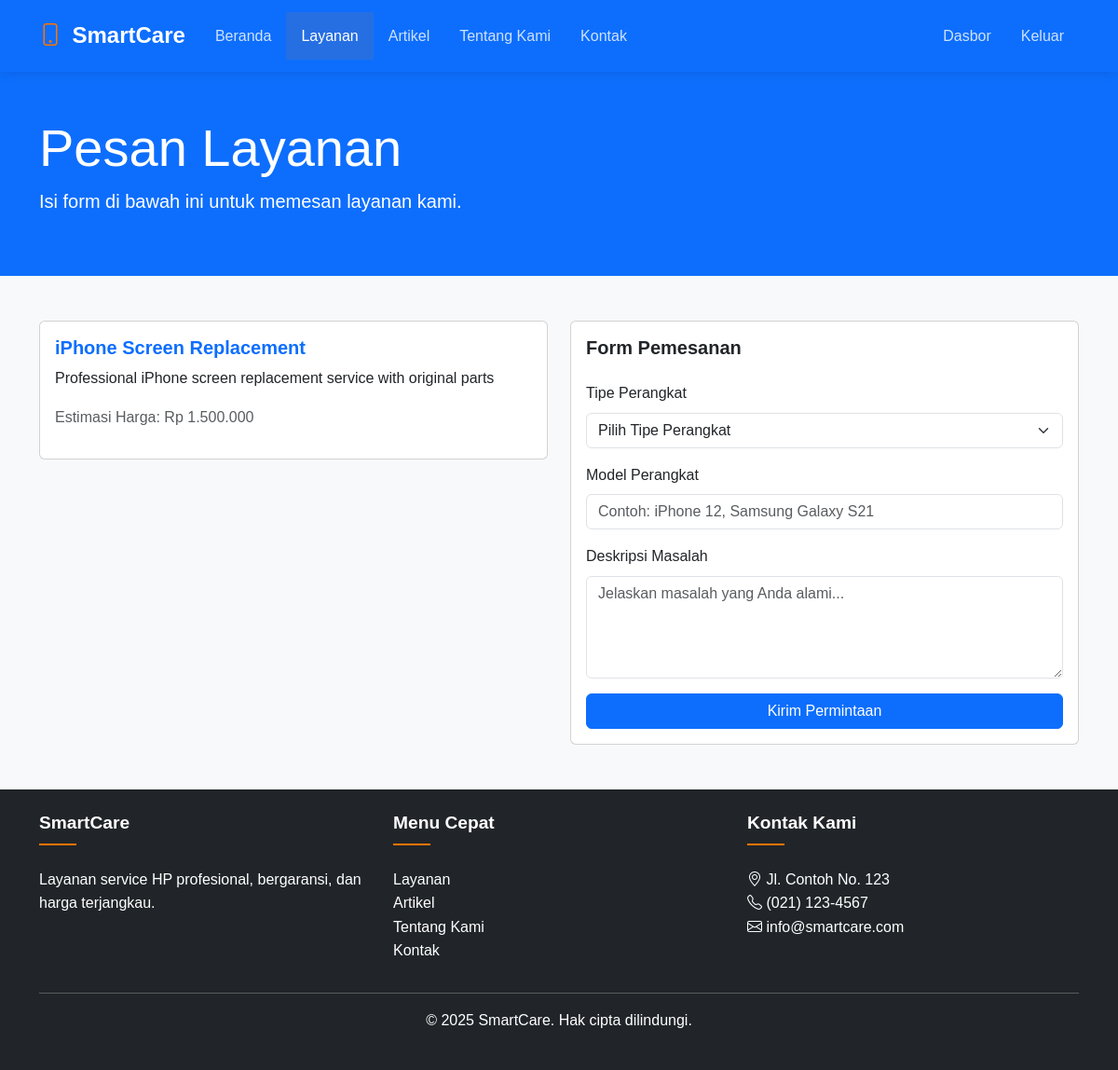
The page /service_request.php?id=1 (signed in) on the database its author committed.
### tables this page shows
CREATE TABLE IF NOT EXISTS services (
    id INT AUTO_INCREMENT PRIMARY KEY,
    name VARCHAR(100) NOT NULL,
    slug VARCHAR(100) NOT NULL UNIQUE,
    description TEXT NOT NULL,
    price DECIMAL(10,2) NOT NULL,
    category_id INT,
    image VARCHAR(255),
    is_featured TINYINT(1) DEFAULT 0,
    created_at TIMESTAMP DEFAULT CURRENT_TIMESTAMP,
    updated_at TIMESTAMP DEFAULT CURRENT_TIMESTAMP ON UPDATE CURRENT_TIMESTAMP,
    FOREIGN KEY (category_id) REFERENCES service_categories(id) ON DELETE SET NULL,
    INDEX idx_slug (slug),
    INDEX idx_category (category_id),
    INDEX idx_featured (is_featured)
);

### includes/functions.php (called while the page is built, shortened)
<?php
function isLoggedIn() {
    return isset($_SESSION['user_id']);
}
function getServiceById($id) {
    global $conn;
    $stmt = $conn->prepare("
        SELECT s.*, sc.name as category_name
        FROM services s
        LEFT JOIN service_categories sc ON s.category_id = sc.id
        WHERE s.id = :id
    ");
    $stmt->bindParam(':id', $id);
    $stmt->execute();
    return $stmt->fetch(PDO::FETCH_ASSOC);
}
?>

### service_request.php (the view, shortened to what this page needs)
<?php
require_once 'config/database.php';
require_once 'includes/functions.php';
$success = '';
if (isset($_GET['id'])) {
    try {
        $service_id = (int)$_GET['id'];
        $service = getServiceById($service_id);
    } catch(PDOException $e) {
        error_log("Error getting service details: " . $e->getMessage());
        $error = "Terjadi kesalahan saat memuat detail layanan. Silakan coba lagi nanti.";
    }
} else {
    header('Location: services.php');
    exit();
}
?>
<!DOCTYPE html>
<html lang="id">
<head>
    <link href="https://cdn.jsdelivr.net/npm/bootstrap@5.3.0/dist/css/bootstrap.min.css" rel="stylesheet">
    <link rel="stylesheet" href="https://cdn.jsdelivr.net/npm/bootstrap-icons@1.7.2/font/bootstrap-icons.css">
    <link rel="stylesheet" href="assets/css/style.css">
</head>
<body>
    <nav class="navbar navbar-expand-lg navbar-dark bg-primary">
        <div class="container">
            <a class="navbar-brand" href="index.php">
                <i class="bi bi-phone"></i> SmartCare
            </a>
            <div class="collapse navbar-collapse" id="navbarNav">
                <ul class="navbar-nav me-auto">
                    <li class="nav-item">
                        <a class="nav-link" href="index.php">Beranda</a>
                    </li>
                    <li class="nav-item">
                        <a class="nav-link active" href="services.php">Layanan</a>
                    </li>
                    <li class="nav-item">
                        <a class="nav-link" href="blog.php">Artikel</a>
                    </li>
                    <li class="nav-item">
                        <a class="nav-link" href="about.php">Tentang Kami</a>
                    </li>
                    <li class="nav-item">
                        <a class="nav-link" href="contact.php">Kontak</a>
                    </li>
                </ul>
                <ul class="navbar-nav">
                    <?php if (isLoggedIn()): ?>
                        <li class="nav-item">
                            <a class="nav-link" href="admin/index.php">Dasbor</a>
                        </li>
                        <li class="nav-item">
                            <a class="nav-link" href="logout.php">Keluar</a>
                        </li>
                    <?php endif; ?>
                </ul>
            </div>
        </div>
    </nav>
    <div class="bg-primary text-white py-5">
        <div class="container">
            <h1 class="display-4">Pesan Layanan</h1>
            <p class="lead">Isi form di bawah ini untuk memesan layanan kami.</p>
        </div>
    </div>
    <div class="container py-5">
        <?php if ($success): ?>
            <div class="alert alert-success"><?php echo $success; ?></div>
        <?php else: ?>
            <div class="row">
                <div class="col-md-6">
                    <div class="card mb-4">
                        <div class="card-body">
                            <h5 class="card-title text-primary"><?php echo htmlspecialchars($service['name']); ?></h5>
                            <p class="card-text"><?php echo htmlspecialchars($service['description']); ?></p>
                            <p class="text-muted">Estimasi Harga: Rp <?php echo number_format($service['price'], 0, ',', '.'); ?></p>
                        </div>
                    </div>
                </div>
                <div class="col-md-6">
                    <div class="card">
                        <div class="card-body">
                            <h5 class="card-title mb-4">Form Pemesanan</h5>
                            <form method="POST" action="">
                                <div class="mb-3">
                                    <label for="device_type" class="form-label">Tipe Perangkat</label>
                                    <select class="form-select" id="device_type" name="device_type" required>
                                        <option value="">Pilih Tipe Perangkat</option>
                                    </select>
                                </div>
                                <div class="mb-3">
                                    <label for="device_model" class="form-label">Model Perangkat</label>
                                    <input type="text" class="form-control" id="device_model" name="device_model"
                                           required placeholder="Contoh: iPhone 12, Samsung Galaxy S21">
                                </div>
                                <div class="mb-3">
                                    <label for="problem_description" class="form-label">Deskripsi Masalah</label>
                                    <textarea class="form-control" id="problem_description" name="problem_description"
                                              rows="4" required placeholder="Jelaskan masalah yang Anda alami..."></textarea>
                                </div>
                                <button type="submit" class="btn btn-primary w-100">Kirim Permintaan</button>
                            </form>
                        </div>
                    </div>
                </div>
            </div>
        <?php endif; ?>
    </div>
    <footer class="bg-dark text-white py-4">
        <div class="container">
            <div class="row">
                <div class="col-md-4">
                    <h5>SmartCare</h5>
                    <p>Layanan service HP profesional, bergaransi, dan harga terjangkau.</p>
                </div>
                <div class="col-md-4">
                    <h5>Menu Cepat</h5>
                    <ul class="list-unstyled">
                        <li><a href="services.php" class="text-white">Layanan</a></li>
                        <li><a href="blog.php" class="text-white">Artikel</a></li>
                        <li><a href="about.php" class="text-white">Tentang Kami</a></li>
                        <li><a href="contact.php" class="text-white">Kontak</a></li>
                    </ul>
                </div>
                <div class="col-md-4">
                    <h5>Kontak Kami</h5>
                    <ul class="list-unstyled">
                        <li><i class="bi bi-geo-alt"></i> Jl. Contoh No. 123</li>
                        <li><i class="bi bi-telephone"></i> (021) 123-4567</li>
                        <li><i class="bi bi-envelope"></i> info@smartcare.com</li>
                    </ul>
                </div>
            </div>
            <hr>
            <div class="text-center">
                <p>&copy; <?php echo date('Y'); ?> SmartCare. Hak cipta dilindungi.</p>
            </div>
        </div>
    </footer>
</body>
</html>

### assets/css/style.css (style rules this page uses)
body { font-family: 'Poppins', sans-serif; background-color: #f8f9fa; color: #333; line-height: 1.6; }
a { text-decoration: none; transition: all 0.3s ease; }
h1, h2, h3, h4, h5, h6 { font-weight: 600; }
.navbar { background-color: #0b2e59; padding: 0.8rem 0; box-shadow: 0 2px 10px rgba(0, 0, 0, 0.1); }
.navbar-brand { font-weight: 700; font-size: 1.5rem; color: #fff; }
.navbar-brand i { color: #ff7300; margin-right: 0.3rem; }
.navbar-dark .navbar-nav .nav-link { color: rgba(255,255,255,0.8); font-weight: 500; padding: 0.8rem 1rem; transition: all 0.3s ease; }
.navbar-dark .navbar-nav .nav-link:hover, .navbar-dark .navbar-nav .nav-link.active { color: #fff; background-color: rgba(255, 115, 0, 0.1); }
footer { background-color: #0b2e59; color: rgba(255, 255, 255, 0.7); padding-top: 4rem; }
footer h5 { color: #fff; font-size: 1.2rem; margin-bottom: 1.5rem; position: relative; padding-bottom: 0.8rem; }
footer h5::after { content: ''; position: absolute; bottom: 0; left: 0; width: 40px; height: 2px; background-color: #ff7300; }

### rows shown on the page
services: name "iPhone Screen Replacement", description "Professional iPhone screen replacement service with original parts", price "1.500.000"
